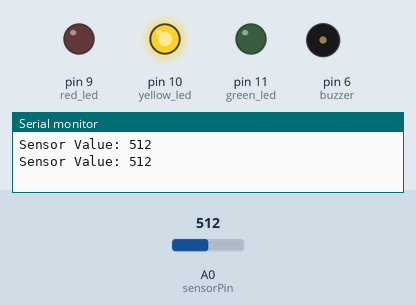
Bench run of a sketch on a simulated Arduino Uno, built with avr-gcc and run on an emulated ATmega328P. On the bench: output pins drawn as LEDs (lit = HIGH), buzzer (waves = sounding), the last lines printed to the serial monitor. The test bench sets the inputs (shaded band); at power-on: A0 (sensorPin) = 512.

Above: at 1.8 s.
1.9 s: A0 (sensorPin) set to 314
5.4 s: A0 (sensorPin) set to 290
At 7.2 s:
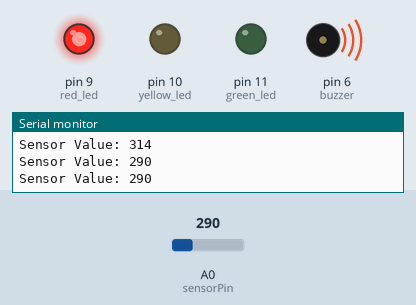
7.5 s: A0 (sensorPin) set to 710
At 8.8 s:
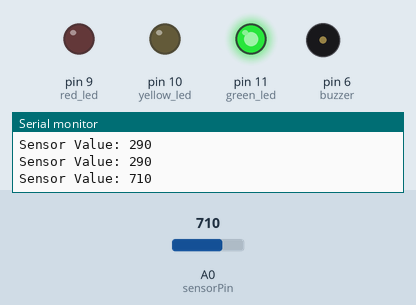
11.5 s: A0 (sensorPin) set to 685
At 12.5 s:
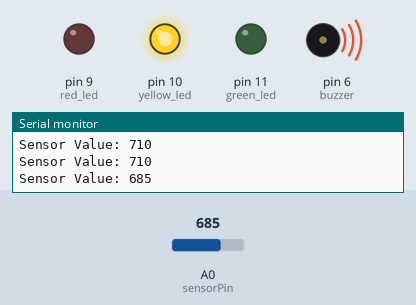
15.6 s: A0 (sensorPin) set to 716
At 16.1 s:
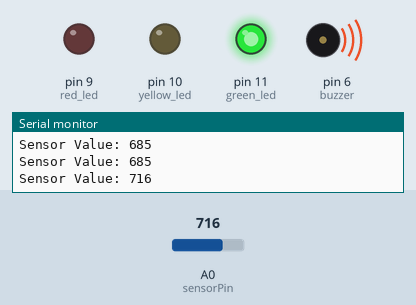
Timing chart, 0 to 20.5 s (numbered marks = the images above; inputs shaded):
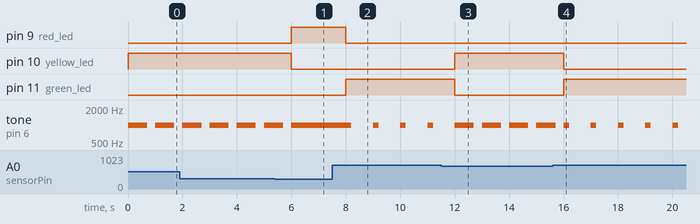

Measured:
- the behaviour switches between 300 and 299 on A0 (sensorPin) (found by bisection; images 0 and 1)
- the behaviour switches between 701 and 700 on A0 (sensorPin) (found by bisection; images 2 and 3)
- after the input at 5.4 s, pin 9 (red_led): LOW → HIGH after 0.60 s; pin 10 (yellow_led): HIGH → LOW after 0.60 s; tone on pin 6 (buzzer): goes on until 6.0 s, then stays 1000 Hz
- after the input at 7.5 s, pin 9 (red_led): HIGH → LOW after 0.50 s; pin 11 (green_led): LOW → HIGH after 0.50 s; tone on pin 6 (buzzer): alternates 1000 Hz for 0.20 s and silent for 0.80 s, starting after 0.70 s
- after the input at 11.5 s, pin 10 (yellow_led): LOW → HIGH after 0.51 s; pin 11 (green_led): HIGH → LOW after 0.51 s
- after the input at 15.6 s, pin 10 (yellow_led): HIGH → LOW after 0.41 s; pin 11 (green_led): LOW → HIGH after 0.41 s
- by itself, tone on pin 6 (buzzer): alternates 1000 Hz for 0.70 s and silent for 0.30 s

The sketch:

sensor_based_led_control.ino
```cpp
int sensorPin = A0;   // Sensor connected to A0
int red_led = 9;      // Red LED connected to Pin 9
int yellow_led = 10;  // Yellow LED connected to Pin 10
int green_led = 11;   // Green LED connected to Pin 11
int buzzer = 6;       // buzzer to pin 6

const int LOW_THRESHOLD = 300;
const int HIGH_THRESHOLD = 700;

void setup() {
  pinMode(red_led, OUTPUT);
  pinMode(yellow_led, OUTPUT);
  pinMode(green_led, OUTPUT);
  pinMode(buzzer, OUTPUT);
  Serial.begin(9600);
}

void loop() {
  int sensorValue = analogRead(sensorPin);  // Read sensor value
  Serial.print("Sensor Value: ");
  Serial.println(sensorValue);

  // LED Control Based on Sensor Value
  if (sensorValue < LOW_THRESHOLD) {
    digitalWrite(red_led, HIGH);
    digitalWrite(yellow_led, LOW);
    digitalWrite(green_led, LOW);
    tone(buzzer, 1000);
  } else if (sensorValue >= LOW_THRESHOLD && sensorValue <= HIGH_THRESHOLD) {
    digitalWrite(red_led, LOW);
    digitalWrite(yellow_led, HIGH);
    digitalWrite(green_led, LOW);
    tone(buzzer, 1000, 700);
  } else {
    digitalWrite(red_led, LOW);
    digitalWrite(yellow_led, LOW);
    digitalWrite(green_led, HIGH);
    tone(buzzer, 1000, 200);

  }

  delay(1000);  // Small delay to stabilize readings
}
```
